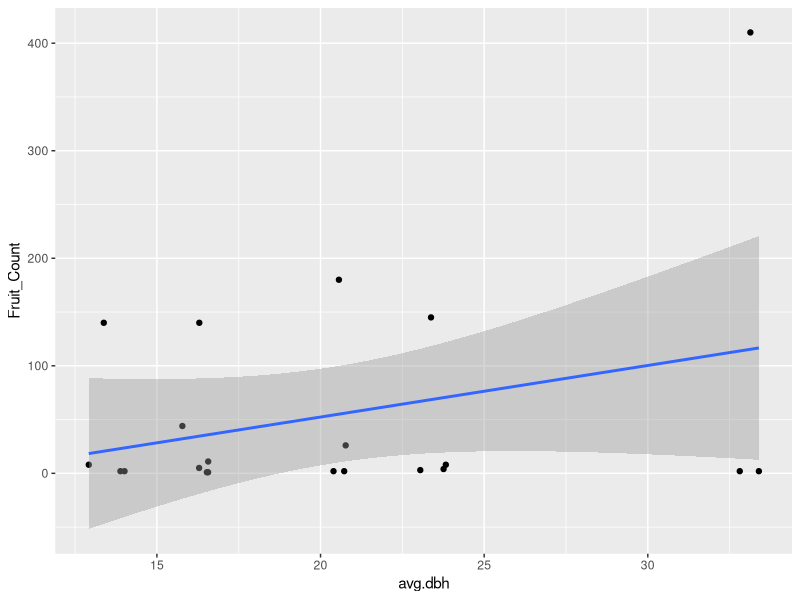
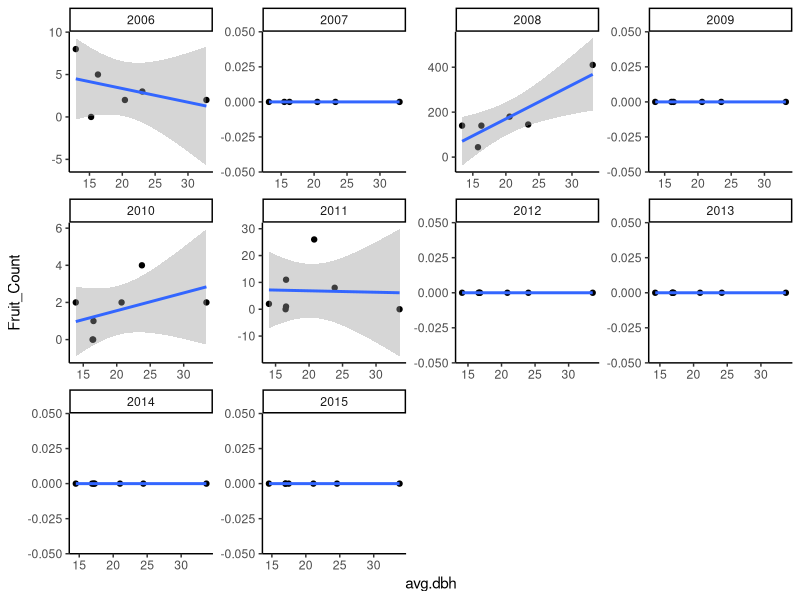
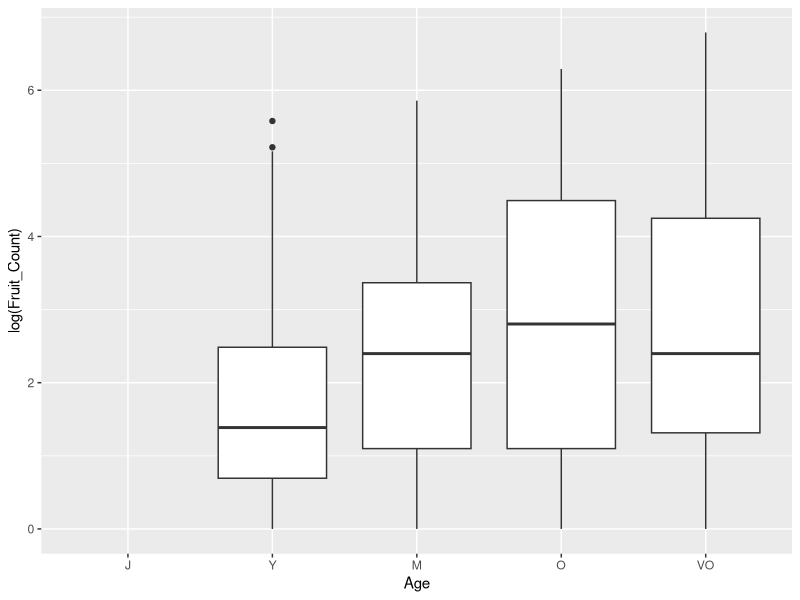
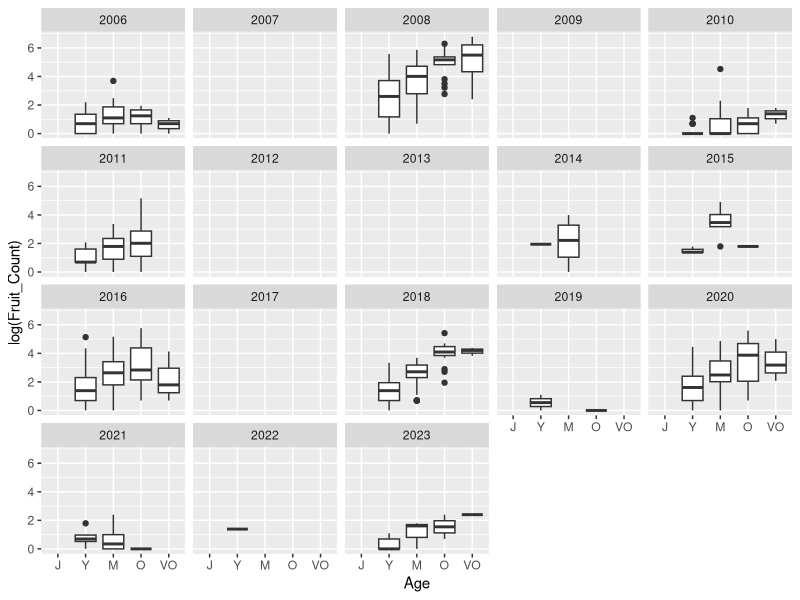
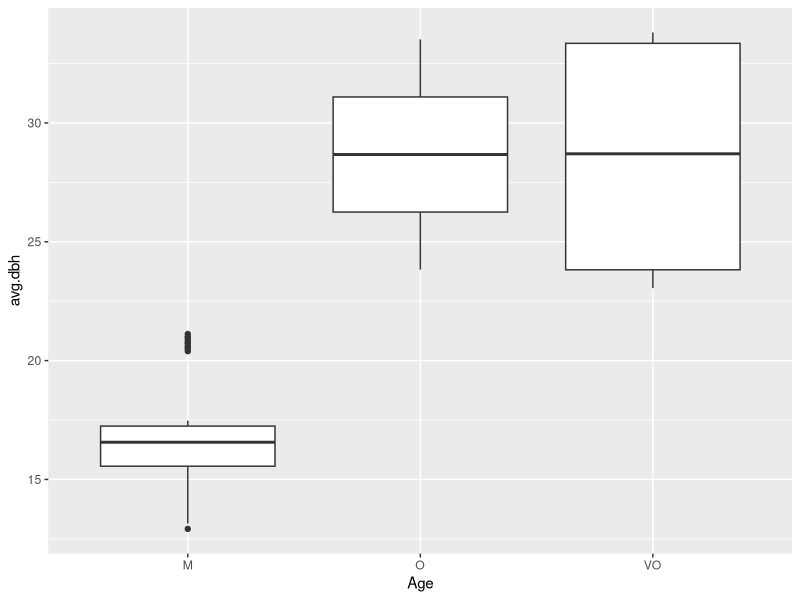

Reproduce these figures in R, in order.
library(tidyverse)
library(cowplot)

## load masting data
mast.data <- read.csv("sev204_treemastproduction.csv")

## load dendrometer data 2006-2015
den.data <- read.csv("Dendrometer_trees_2006-15_with_mast_match.csv")

# Notes from MAST QAQC
# not all sites began during the same year, but NAs were added (historically) for tree Field_IDs for all years prior to initiation of the study at a site. These NAs should likely be removed before analysis.

# Notes from dendrometer meta data
# RZ_No - Tag number from another study (Roman Zlotin Mast production dataset)
# Cur DBH - Current Calculated DBH (cm)
# DRC..cm. - Initial Diameter at root crown (cm)

# ------ DATA CLEANING -----------

unique(mast.data$Species)
## clean mast data

# filter data to only pinon species
mast.pin <- mast.data %>% 
  filter(Species == "PIED") %>%
  # make age a factor
  mutate(Age = factor(Age, levels = c("J","Y","M","O","VO"))) %>%
  select(c(Year, Site, Plot, Subplot, Field_ID, Age, Species, Fruit_Count)) %>%
  filter(Year > 2005) %>%
  filter(Field_ID > 0) 

## clean dendro part data
  # only pinon
den.pin <- den.data %>%
  select(c(Date, Species, RZ_No, Cur.DBH)) %>%
  filter(Species == "PIED") %>%
  # only trees with rz tag number 
  filter(RZ_No > 0) %>%
  # separate out date month year
  separate(col = Date, into = c('Month', 'Day', 'Year')) %>%
  # several dbh measurements a year, take the mean
  group_by(RZ_No,Year) %>%
  summarize(avg.dbh = mean(Cur.DBH, na.rm = T)) %>%
  # rename RZ_No Field_ID
  rename(Field_ID = RZ_No) %>%
  mutate(Field_ID = as.character(Field_ID)) %>%
  mutate(Year = as.numeric(Year))

## merge dendro and mast data

prod.dat <- den.pin %>% left_join(mast.pin)

# ----- PLOTS CONE PROD. by DBH ----------

prod.dat %>% 
  filter(Fruit_Count > 0) %>% # only look at mast years
  ggplot(aes(x = avg.dbh, y = Fruit_Count)) + 
  geom_point() + 
  geom_smooth(method = "lm")

# plot box plots of annual cone production by size class, over time
prod.dat %>% 
  ggplot(aes(x = avg.dbh, y = Fruit_Count)) + 
  geom_point() +
  geom_smooth(method = 'lm') +
  facet_wrap(~Year, scales = "free") +
  theme_classic()

# number of individuals in the dataset
length(unique(prod.dat$Field_ID))

# ----- PLOTS CONE PROD. by AGE CLASS ----------

# plot annual cone production by age class
mast.pin %>% ggplot(aes(x = Age, y = log(Fruit_Count))) + geom_boxplot()
  
# plot box plots of annual cone production by size class, over time
mast.pin %>% ggplot(aes(x = Age, y = log(Fruit_Count))) + 
  geom_boxplot() +
  facet_wrap(~Year)

# ------ PLOT AGE CLASS vs. DBH -----------
# plot annual cone production by age class
prod.dat %>% ggplot(aes(x = Age, y = avg.dbh)) + geom_boxplot() 
